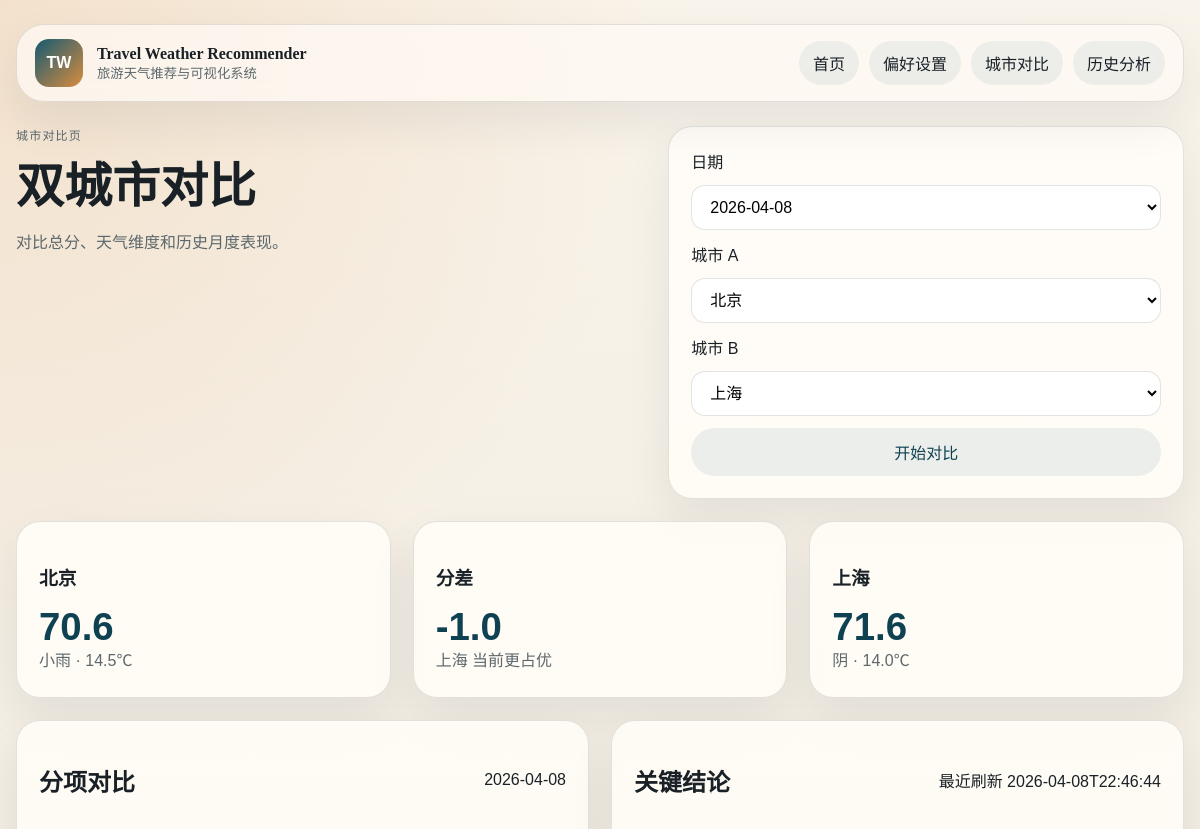
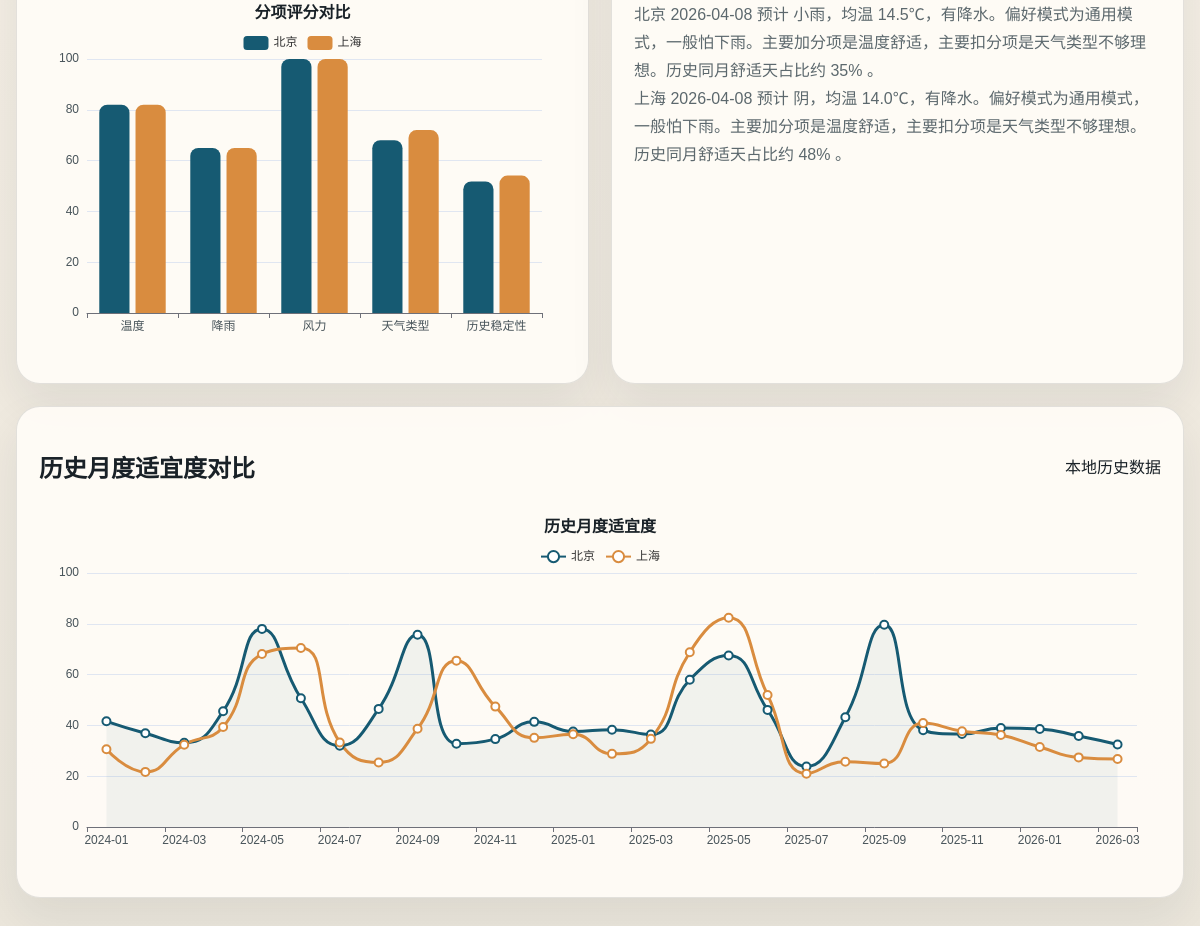
The page /compare on the database its author committed (2 pictures, top to bottom).
### tables this page shows
CREATE TABLE forecast_daily (
                city_slug TEXT NOT NULL,
                city_name TEXT NOT NULL,
                date TEXT NOT NULL,
                max_temp REAL,
                min_temp REAL,
                avg_temp REAL,
                weather_type TEXT,
                weather_detail TEXT,
                wind_direction TEXT,
                wind_speed_kmh REAL,
                wind_level INTEGER,
                precipitation_mm REAL,
                rain_flag INTEGER,
                aqi REAL,
                source_type TEXT,
                source_name TEXT,
                crawl_time TEXT,
                PRIMARY KEY (city_slug, date)
            );

CREATE TABLE refresh_log (
                id INTEGER PRIMARY KEY AUTOINCREMENT,
                refresh_time TEXT NOT NULL,
                status TEXT NOT NULL,
                message TEXT NOT NULL
            );

### web/routes.py (the view)
    @app.get("/compare")
    def compare_page():
        repository = WeatherRepository()
        preferences = normalize_preferences(request.args)
        dates = repository.get_forecast_dates()
        selected_date = request.args.get("date") or (dates[0] if dates else "")
        city_a = request.args.get("city_a") or DEFAULT_CITY_SLUG
        city_b = request.args.get("city_b") or "shanghai"
        context = build_compare_context(repository, city_a, city_b, selected_date, preferences) if selected_date else {}
        return render_template(
            "compare.html",
            city_a=city_a,
            city_b=city_b,
            selected_date=selected_date,
            available_dates=dates,
            preferences=preferences,
            latest_refresh=repository.get_latest_refresh_info(),
            **context,
        )

### config/preferences.py (called while the page is built)
def normalize_preferences(raw_mapping) -> dict:
    cleaned = {}
    for key, default_value in DEFAULT_PREFERENCES.items():
        allowed = {value for value, _label in PREFERENCE_OPTIONS[key]}
        value = raw_mapping.get(key, default_value)
        cleaned[key] = value if value in allowed else default_value
    return cleaned

def preference_label(key: str, value: str) -> str:
    labels = {option_value: label for option_value, label in PREFERENCE_OPTIONS[key]}
    return labels.get(value, value)

### service/database.py (called while the page is built)
def get_connection() -> sqlite3.Connection:
    DB_PATH.parent.mkdir(parents=True, exist_ok=True)
    connection = sqlite3.connect(DB_PATH)
    connection.row_factory = sqlite3.Row
    return connection

    def _read_df(self, query: str, params: tuple = ()) -> pd.DataFrame:
        connection = get_connection()
        try:
            return pd.read_sql_query(query, connection, params=params)
        finally:
            connection.close()

    def get_forecast_dates(self) -> list[str]:
        df = self._read_df("SELECT DISTINCT date FROM forecast_daily ORDER BY date")
        return df["date"].tolist()

    def get_city_forecast(self, city_slug: str) -> pd.DataFrame:
        return self._read_df(
            "SELECT * FROM forecast_daily WHERE city_slug = ? ORDER BY date",
            (city_slug,),
        )

    def get_history_monthly(self, city_slug: str | None = None) -> pd.DataFrame:
        if city_slug:
            return self._read_df(
                "SELECT * FROM history_monthly WHERE city_slug = ? ORDER BY month_key",
                (city_slug,),
            )
        return self._read_df("SELECT * FROM history_monthly ORDER BY city_slug, month_key")

    def get_latest_refresh_info(self) -> dict:
        df = self._read_df(
            "SELECT refresh_time, status, message FROM refresh_log ORDER BY id DESC LIMIT 1"
        )
        if df.empty:
            return {"refresh_time": "未刷新", "status": "empty", "message": "当前数据库中还没有抓取记录。"}
        return df.iloc[0].to_dict()

    def aqi_available(self) -> bool:
        df = self._read_df("SELECT MAX(aqi) AS max_aqi FROM forecast_daily")
        return not df.empty and pd.notna(df.iloc[0]["max_aqi"])

### service/ranking.py (called while the page is built)
def _month_from_date(date_text: str) -> int:
    return int(date_text.split("-")[1])

### service/reason_generator.py (called while the page is built)
def generate_summary(reason: str) -> str:
    if len(reason) <= 48:
        return reason
    return reason[:48] + "..."

### web/templates/compare.html (shortened to what this page needs)
{% extends "base.html" %}
{% block content %}
<section class="hero-panel compact">
    <div class="hero-copy">
        <p class="eyebrow">城市对比页</p>
        <h1>双城市对比</h1>
        <p>对比总分、天气维度和历史月度表现。</p>
    </div>
    <form method="get" action="{{ url_for('compare_page') }}" class="card filter-form">
        <label>日期</label>
        <select name="date">
            {% for date_item in available_dates %}
                <option value="{{ date_item }}" {% if date_item == selected_date %}selected{% endif %}>{{ date_item }}</option>
            {% endfor %}
        </select>
        <label>城市 A</label>
        <select name="city_a">
            {% for city in cities %}
                <option value="{{ city.slug }}" {% if city.slug == city_a %}selected{% endif %}>{{ city.name }}</option>
            {% endfor %}
        </select>
        <label>城市 B</label>
        <select name="city_b">
            {% for city in cities %}
                <option value="{{ city.slug }}" {% if city.slug == city_b %}selected{% endif %}>{{ city.name }}</option>
            {% endfor %}
        </select>
        <button type="submit" class="button">开始对比</button>
    </form>
</section>
{% if row_a and row_b %}
<section class="compare-overview">
    <div class="card score-compare">
        <h3>{{ row_a.city_name }}</h3>
        <strong class="score-big">{{ row_a.score_total }}</strong>
        <p>{{ row_a.weather_detail }} · {{ row_a.avg_temp }}℃</p>
    </div>
    <div class="card score-compare center">
        <h3>分差</h3>
        <strong class="score-big">{{ "%.1f"|format(row_a.score_total - row_b.score_total) }}</strong>
        <p>{{ row_a.city_name if row_a.score_total >= row_b.score_total else row_b.city_name }} 当前更占优</p>
    </div>
    <div class="card score-compare">
        <h3>{{ row_b.city_name }}</h3>
        <strong class="score-big">{{ row_b.score_total }}</strong>
        <p>{{ row_b.weather_detail }} · {{ row_b.avg_temp }}℃</p>
    </div>
</section>
<section class="content-grid">
    <div class="card chart-card">
        <div class="section-head"><h2>分项对比</h2><span>{{ selected_date }}</span></div>
        <div id="compare-chart" class="chart"></div>
    </div>
    <div class="card">
        <div class="section-head"><h2>关键结论</h2><span>最近刷新 {{ latest_refresh.refresh_time }}</span></div>
        <p>{{ row_a.reason }}</p>
        <p>{{ row_b.reason }}</p>
    </div>
</section>
<section class="card chart-card">
    <div class="section-head"><h2>历史月度适宜度对比</h2><span>本地历史数据</span></div>
    <div id="history-compare-chart" class="chart"></div>
</section>
{% else %}
<section class="empty-state card">
    <h2>当前没有足够的数据用于城市对比</h2>
    <p>先刷新数据，或者切换到有数据的日期。</p>
</section>
{% endif %}
{% endblock %}
{% block scripts %}
{% if row_a and row_b %}
<script>
window.renderGroupedBarChart("compare-chart", {
    labels: {{ compare_chart.labels | tojson }},
    series: [
        { name: "{{ row_a.city_name }}", values: {{ compare_chart.city_a | tojson }} },
        { name: "{{ row_b.city_name }}", values: {{ compare_chart.city_b | tojson }} }
    ],
    title: "分项评分对比"
});
window.renderLineChart("history-compare-chart", {
    labels: {{ history_chart.months | tojson }},
    series: [
        { name: "{{ row_a.city_name }}", values: {{ history_chart.city_a | tojson }} },
        { name: "{{ row_b.city_name }}", values: {{ history_chart.city_b | tojson }} }
    ],
    title: "历史月度适宜度"
});
</script>
{% endif %}
{% endblock %}

### web/static/css/style.css (style rules this page uses)
:root { --bg: #f4efe7; --paper: #fffdf8; --card: rgba(255, 252, 247, 0.92); --ink: #192127; --muted: #5c686d; --line: rgba(25, 33, 39, 0.12); --brand: #165a72; --brand-strong: #0e4152; --accent: #d98c3f; --success: #1b7f5a; --warning: #a55a22; --shadow: 0 20px 45px rgba(22, 39, 48, 0.08); --radius: 24px; }
* { box-sizing: border-box; }
body { margin: 0; color: var(--ink); font-family: "Source Han Sans SC", "Noto Sans SC", "Microsoft YaHei", sans-serif; background: radial-gradient(circle at top left, rgba(217, 140, 63, 0.18), transparent 32%), linear-gradient(180deg, #f9f4eb 0%, #f3ede3 48%, #ebe6db 100%); }
h1, h2, h3, .brand strong { font-family: Georgia, "Times New Roman", "Noto Serif SC", serif; }
.card, .city-card { background: var(--card); border: 1px solid var(--line); border-radius: var(--radius); box-shadow: var(--shadow); padding: 22px; }
.hero-panel { display: grid; grid-template-columns: 1.4fr 1fr; gap: 22px; align-items: stretch; }
.hero-panel.compact { grid-template-columns: 1.1fr 0.9fr; }
.eyebrow { margin: 0 0 12px; letter-spacing: 0.1em; text-transform: uppercase; color: var(--brand); font-size: 12px; }
.hero-copy h1 { margin: 0 0 12px; font-size: clamp(2rem, 4vw, 3.5rem); }
.hero-copy p, .card p { margin: 0; color: var(--muted); line-height: 1.75; }
.controls-grid, .content-grid, .two-column, .compare-overview { display: grid; gap: 22px; }
.content-grid, .two-column { grid-template-columns: repeat(2, 1fr); }
.compare-overview { grid-template-columns: repeat(3, 1fr); }
.filter-form, .preference-form { display: grid; gap: 12px; }
select, button, input { font: inherit; }
select, input[type="text"] { width: 100%; padding: 12px 14px; border-radius: 14px; border: 1px solid var(--line); background: #fff; }
.button { display: inline-flex; align-items: center; justify-content: center; gap: 8px; padding: 11px 16px; border-radius: 999px; border: 1px solid transparent; background: rgba(22, 90, 114, 0.08); color: var(--brand-strong); cursor: pointer; transition: transform 160ms ease, background 160ms ease; }
.section-head { display: flex; justify-content: space-between; gap: 10px; align-items: center; margin-bottom: 12px; }
.score-pill, .score-big { color: var(--brand-strong); font-weight: 700; }
.score-big { font-size: 2.4rem; line-height: 1; }
.chart { width: 100%; height: 360px; }

### rows shown on the page
forecast_daily: city_name "北京", weather_detail "小雨", avg_temp "14.5"
forecast_daily: city_name "上海", weather_detail "阴", avg_temp "14.0"
refresh_log: refresh_time "2026-04-08T22:46:44"

### other values the page prints
{{ row_a.score_total }} "70.6"
{{ "%.1f"|format(row_a.score_total - row_b.score_total) }} "-1.0"
{{ row_b.score_total }} "71.6"
{{ selected_date }} "2026-04-08"
{{ row_a.reason }} "北京 2026-04-08 预计 小雨，均温 14.5℃，有降水。偏好模式为通用模式，一般怕下雨。主要加分项是温度舒适，主要扣分项是天气类型不够理想。历史同月舒适天占比约 35% 。"
{{ row_b.reason }} "上海 2026-04-08 预计 阴，均温 14.0℃，有降水。偏好模式为通用模式，一般怕下雨。主要加分项是温度舒适，主要扣分项是天气类型不够理想。历史同月舒适天占比约 48% 。"
form field date "2026-04-08"
form field city_a "北京"
form field city_b "上海"
chart data {{ row_a.city_name }} 北京
chart data {{ compare_chart.city_a | tojson }} [82.0, 65.0, 100.0, 68.0, 51.8]
chart data {{ row_b.city_name }} 上海
